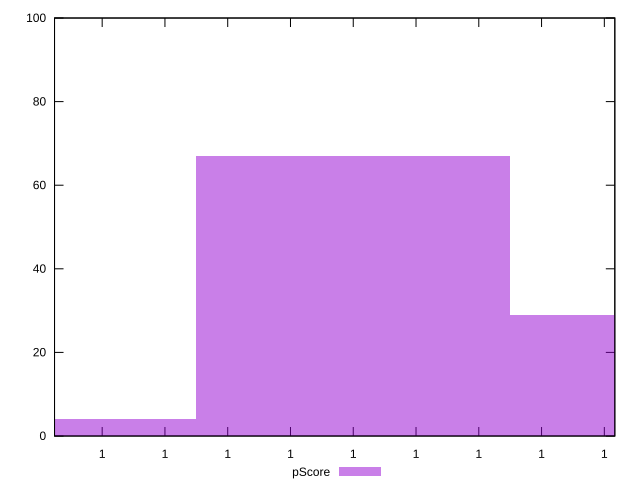

This chart was generated by the following gnuplot code:
reset

$pScore <<EOF
0.999999999999 67
1 29
0.9999999999979999 4
EOF

set key outside below
set boxwidth 1e-12
set xrange [0.9999999999980482:0.999999999999833]
set yrange [0:100]
set trange [0:100]
set style fill transparent solid 0.5 noborder
set terminal svg size 640, 490 enhanced background rgb 'white'
set output "report_00008_2021-01-22T20:58:29.167/bootup-time/samples/pages+cached+noexternal+nojs/pScore/histogram.svg"

plot $pScore title "pScore" with boxes

reset
